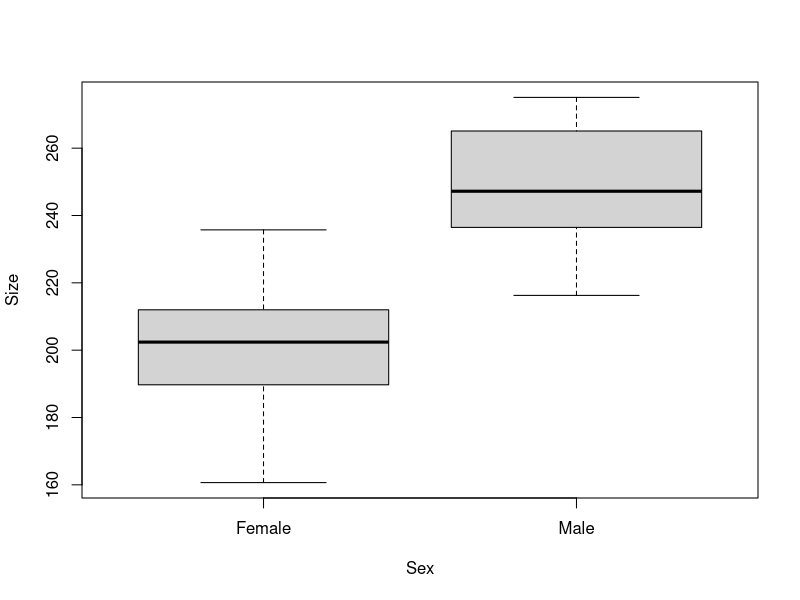
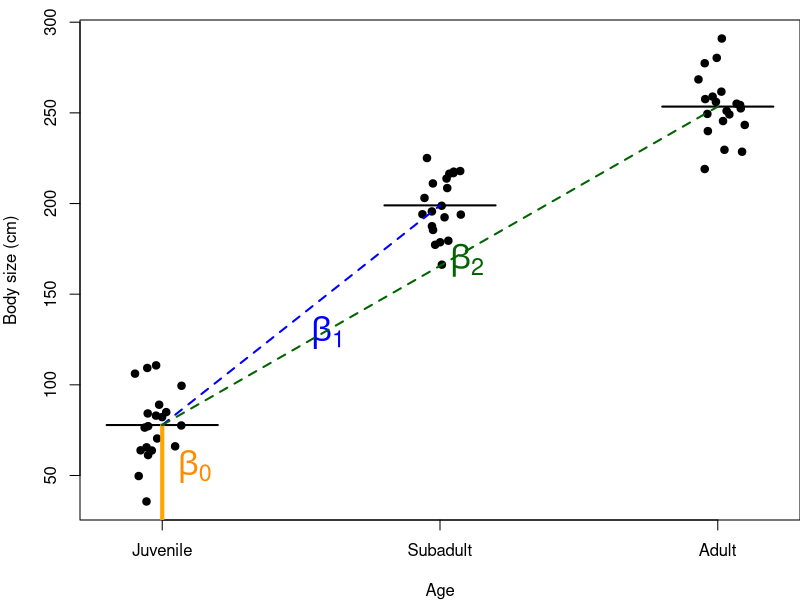
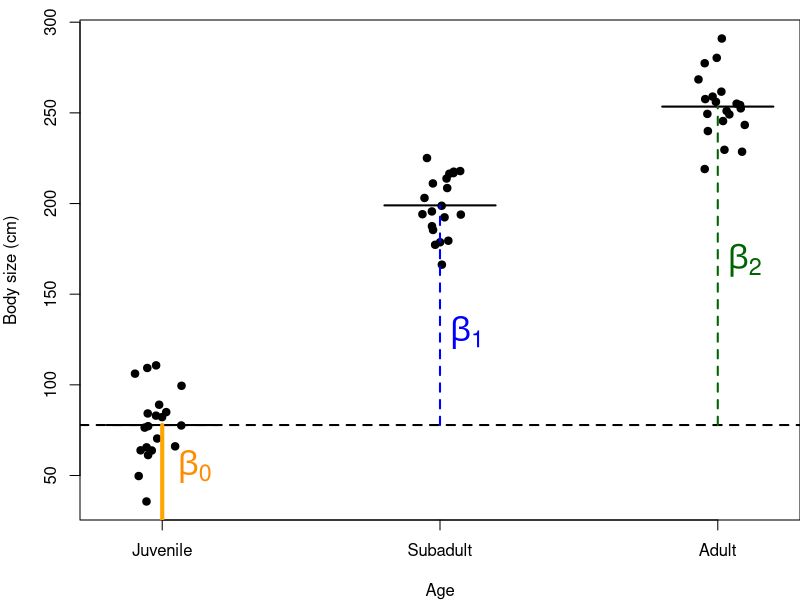
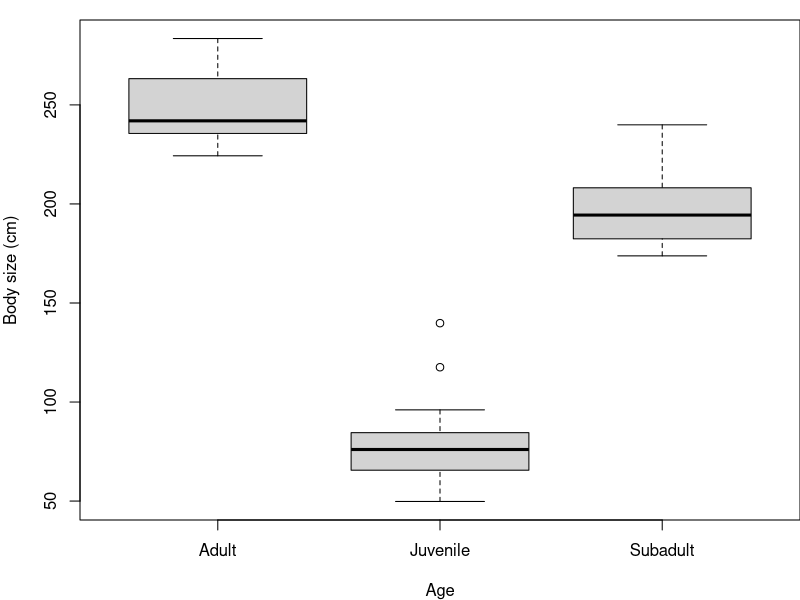
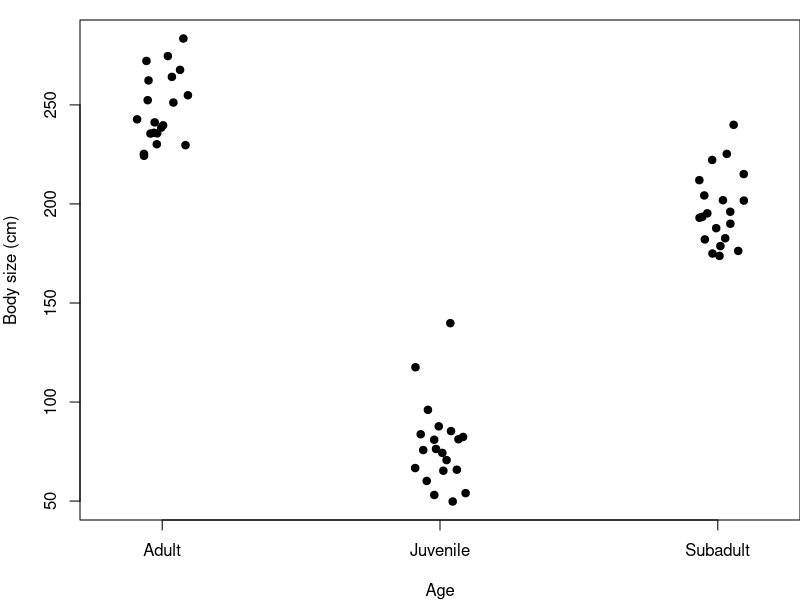
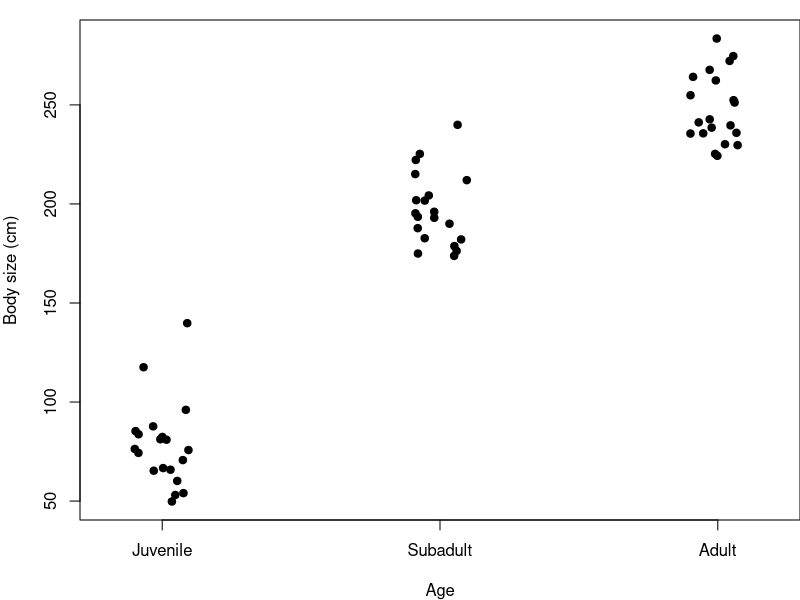

Generate these figures, in order, with R: (Note: this script raises an error after producing the figures.)
## ---- chunk 1

knitr::opts_chunk$set(
	echo = TRUE,
	message = FALSE,
	warning = FALSE,
	cache = TRUE
)
## ---- chunk 2

#  NRES 710, Analysis of Categorical Data (cont.)
#     University of Nevada, Reno
#     Presenting results and testing among multiple groups

## ---- chunk 3
# Load the data
datum <- read.csv("lecture_7_seal_data.csv")

# Examine it
head(datum)
tail(datum)

# Examine structure of data
str(datum)

# Force 'Sex' to be a factor
datum$Sex <- factor(datum$Sex)

# Scatterplot
plot(Size ~ Sex, data = datum)

# Fit a linear model
results <- lm(Size ~ Sex, data = datum)
summary(results)
## ---- chunk 4
# Confidence intervals
confint(results)

# Calculate confidence intervals
57.7 - 46.1
# simple way: upper limit minus mean
confint(results)["SexMale", 2] - results$coefficients["SexMale"]
# extracting estimates from objects to do math
## ---- chunk 5
# Examine the categorical data
str(datum$Sex)
# The 'levels' are the groups in the variable, and they are ordered alphabetically by default.

# Re-order the levels
datum$Sex <- factor(datum$Sex, levels = c("Male", "Female")) # switch the order

# Re-run model
results2 <- lm(Size ~ Sex, data = datum)
summary(results2)
## ---- chunk 6
# Load the knitr package for kable
library(knitr)

# Create the data
Age <- c("Juvenile", "Juvenile", "Juvenile", "Subadult", "Subadult", "Subadult", "Adult", "Adult", "Adult")
Juvenile <- c(1, 1, 1, 0, 0, 0, 0, 0, 0)
Subadult <- c(0, 0, 0, 1, 1, 1, 0, 0, 0)
Adult <- c(0, 0, 0, 0, 0, 0, 1, 1, 1)

# Create a data frame
table_data <- data.frame(Age = Age, Juvenile = Juvenile, Subadult = Subadult, Adult = Adult)

# Display the table using kable
kable(table_data, col.names = c("Age Category", "Juvenile", "Subadult", "Adult"))

## ---- chunk 7
kable(table_data[c(1,4,7),], col.names = c("Age Category", "Juvenile", "Subadult", "Adult"))

## ---- chunk 8
### Code for simulating data to be analyzed body size data for two sexes

# Set the seed for reproducibility
set.seed(123)

# Graph
par(mar = c(4,4,1,0))

# Simulate the binomial X-variable (sex)
n <- 60
x <- c(rep("Juvenile", n/3), rep("Subadult", n/3), rep("Adult", n/3))
x <- factor(x, levels = c("Juvenile", "Subadult", "Adult"))

# Simulate continuous y-variable data
y <- ifelse(x == "Juvenile", rnorm(n/3, mean = 75, sd = 20), #juv
            ifelse(x == "Subadult", rnorm(n/3, mean = 200, sd = 20), #subad
              rnorm(n/2, mean = 250, sd = 20))) #ad

# Create dataframe
datum <- data.frame(Age = x, Size = y)

# Plot
stripchart(Size ~ Age, data = datum, vertical = TRUE, method = "jitter",
           pch = 19, xlab = "Age", ylab = "Body size (cm)")

# Calculate the mean and standard deviation for each group
mean_juvenile <- mean(datum$Size[datum$Age == "Juvenile"])
sd_juvenile <- sd(datum$Size[datum$Age == "Juvenile"])

mean_subadult <- mean(datum$Size[datum$Age == "Subadult"])
sd_subadult <- sd(datum$Size[datum$Age == "Subadult"])

mean_adult <- mean(datum$Size[datum$Age == "Adult"])
sd_adult <- sd(datum$Size[datum$Age == "Adult"])

# Add horizontal lines for the means of each group
segments(0.8, mean_juvenile, 1.2, mean_juvenile, col = "black", lwd = 2)
segments(1.8, mean_subadult, 2.2, mean_subadult, col = "black", lwd = 2)
segments(2.8, mean_adult, 3.2, mean_adult, col = "black", lwd = 2)

# Add a vertical line from 0 to the mean of the Juvenile group
mean_juvenile <- mean(datum$Size[datum$Age == "Juvenile"])
segments(1, 0, 1, mean_juvenile, col = "orange", lwd = 4)
text(1.02, mean_juvenile / 1.5, expression(beta[0]), col = "darkorange", pos = 4, cex = 2)

# Add vertical lines to indicate the effect of being subadult compared to juvenile
segments(1, mean_juvenile, 2, mean_subadult, col = "blue", lwd = 2, lty = 2)
text(1.5, (mean_juvenile + mean_subadult) / 2.2, expression(beta[1]), col = "blue", pos = 4, cex = 2)

# Add vertical lines to indicate the effect of being adult compared to juvenile
segments(1, mean_juvenile, 3, mean_adult, col = "darkgreen", lwd = 2, lty = 2)
text(2, (mean_juvenile + mean_adult) / 2, expression(beta[2]), col = "darkgreen", pos = 4, cex = 2)
## ---- chunk 9
### Code for simulating data to be analyzed body size data for two sexes

# Set the seed for reproducibility
set.seed(123)

# Graph
par(mar = c(4,4,1,0))

# Simulate the binomial X-variable (sex)
n <- 60
x <- c(rep("Juvenile", n/3), rep("Subadult", n/3), rep("Adult", n/3))
x <- factor(x, levels = c("Juvenile", "Subadult", "Adult"))

# Simulate continuous y-variable data
y <- ifelse(x == "Juvenile", rnorm(n/3, mean = 75, sd = 20), #juv
            ifelse(x == "Subadult", rnorm(n/3, mean = 200, sd = 20), #subad
              rnorm(n/2, mean = 250, sd = 20))) #ad

# Create dataframe
datum <- data.frame(Age = x, Size = y)

# Save these data for future use
write.csv(datum, "lecture_8_ages.csv")

# Plot
stripchart(Size ~ Age, data = datum, vertical = TRUE, method = "jitter",
           pch = 19, xlab = "Age", ylab = "Body size (cm)")

# Calculate the mean and standard deviation for each group
mean_juvenile <- mean(datum$Size[datum$Age == "Juvenile"])
sd_juvenile <- sd(datum$Size[datum$Age == "Juvenile"])

mean_subadult <- mean(datum$Size[datum$Age == "Subadult"])
sd_subadult <- sd(datum$Size[datum$Age == "Subadult"])

mean_adult <- mean(datum$Size[datum$Age == "Adult"])
sd_adult <- sd(datum$Size[datum$Age == "Adult"])

# Add horizontal lines for the means of each group
abline(h = mean_juvenile, col = "black", lty = 2, lwd = 2)
segments(0.8, mean_juvenile, 1.2, mean_juvenile, col = "black", lwd = 2)
segments(1.8, mean_subadult, 2.2, mean_subadult, col = "black", lwd = 2)
segments(2.8, mean_adult, 3.2, mean_adult, col = "black", lwd = 2)

# Add a vertical line from 0 to the mean of the Juvenile group
mean_juvenile <- mean(datum$Size[datum$Age == "Juvenile"])
segments(1, 0, 1, mean_juvenile, col = "orange", lwd = 4)
text(1.02, mean_juvenile / 1.5, expression(beta[0]), col = "darkorange", pos = 4, cex = 2)

# Add vertical lines to indicate the effect of being subadult compared to juvenile
segments(2, mean_juvenile, 2, mean_subadult, col = "blue", lwd = 2, lty = 2)
text(2, (mean_juvenile + mean_subadult) / 2.2, expression(beta[1]), col = "blue", pos = 4, cex = 2)

# Add vertical lines to indicate the effect of being adult compared to juvenile
segments(3, mean_juvenile, 3, mean_adult, col = "darkgreen", lwd = 2, lty = 2)
text(3, (mean_juvenile + mean_adult) / 2, expression(beta[2]), col = "darkgreen", pos = 4, cex = 2)
## ---- chunk 10
### Code to test for differences among three groups

# Read in the data
datum <- read.csv("lecture_8_dataset1.csv")

# Examine the data
head(datum)

# Make datum a factor
datum$Age <- factor(datum$Age)

# Plot
plot(Size ~ Age, data = datum, xlab = "Age", ylab = "Body size (cm)")

# Plot w/ jitter
stripchart(Size ~ Age, data = datum, vertical = TRUE, method = "jitter",
           pch = 19, xlab = "Age", ylab = "Body size (cm)")

# Re-order categorical X-data
datum$Age <- factor(datum$Age, levels = c("Juvenile", "Subadult", "Adult"))

# Plot
stripchart(Size ~ Age, data = datum, vertical = TRUE, method = "jitter",
           pch = 19, xlab = "Age", ylab = "Body size (cm)")

# Add in dummy-coding
dummy <- model.matrix(~ Age -1, data = datum)
colnames(dummy) <- c("Juvenile", "Subadult", "Adult") # rename columns
# be careful; make sure name order reflects order of categorical variable 'Age'
datum <- cbind(datum, dummy) # bind to dataframe

# Re-examine data
head(datum)

## ---- chunk 11
## Analysis of variance; 'aov()'
help(aov)
# Fit an analysis of variance... by calling 'lm()'!!

# Run an ANOVA
results <- aov(Size ~ Age, data = datum)
summary(results)

## ---- chunk 12
## Multiple comparison using 'lm()'
# Run analysis
results2 <- lm(Size ~ Age, data = datum)
summary(results2)

## ---- chunk 13
# Probability of committing no errors in three t-tests
(1 - 0.05)^3

# Probability of committing >=1 Type I errors in three t-tests
1 - (1 - 0.05)^3

## ---- chunk 14
# ANOVA test
anova(results2)

## ---- chunk 15
summary(results2)
confint(results2)

## ---- chunk 16
# Re-run analysis with different reference
results3 <- lm(Size ~ relevel(Age, ref = "Subadult"), data = datum)
summary(results3)

## ---- chunk 17
# Using the dummy-coded variables to run this analysis
results4 <- lm(Size ~ Subadult + Adult, data = datum)
summary(results4)

# Changing the reference
results5 <- lm(Size ~ Juvenile + Adult, data = datum)
summary(results5)

## ---- chunk 18
# Using the dummy-coded variables to run this analysis
results6 <- lm(Size ~ Subadult + Adult + Juvenile, data = datum)
summary(results6)

## ---- chunk 19
# Using the dummy-coded variables to run this analysis
results7 <- lm(Size ~ Adult, data = datum)
summary(results7)

## ---- chunk 20
# Using the dummy-coded variables to run this analysis
results8 <- lm(Size ~ I(Juvenile + Subadult), data = datum)
# I() is a function to do whatever is inside the parentheses
summary(results8)



## ---- chunk 21
############################### 'Truth' ################################ 
### Code for simulating data to be analyzed body size data for two sexes

# Simulate the binomial X-variable (sex)
n <- 60
x <- c(rep("Juvenile", n/3), rep("Subadult", n/3), rep("Adult", n/3))
x <- factor(x, levels = c("Juvenile", "Subadult", "Adult"))

# Simulate continuous y-variable data
y <- ifelse(x == "Juvenile", rnorm(n/3, mean = 75, sd = 20), #juveniles
            ifelse(x == "Subadult", rnorm(n/3, mean = 200, sd = 20), #subad
              rnorm(n/2, mean = 250, sd = 20))) #adults

# Create dataframe
datum <- data.frame(Age = x, Size = y)

# Save these data for future use
write.csv(datum, "lecture_8_dataset1.csv")
